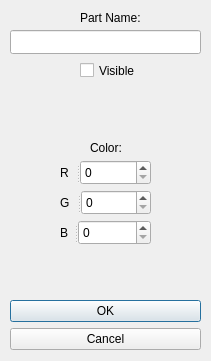
<?xml version="1.0" encoding="UTF-8"?>
<ui version="4.0">
 <class>OptionDialog</class>
 <widget class="QDialog" name="OptionDialog">
  <property name="geometry">
   <rect>
    <x>0</x>
    <y>0</y>
    <width>211</width>
    <height>361</height>
   </rect>
  </property>
  <property name="windowTitle">
   <string>Dialog</string>
  </property>
  <widget class="QDialogButtonBox" name="buttonBox">
   <property name="geometry">
    <rect>
     <x>10</x>
     <y>300</y>
     <width>191</width>
     <height>261</height>
    </rect>
   </property>
   <property name="orientation">
    <enum>Qt::Orientation::Vertical</enum>
   </property>
   <property name="standardButtons">
    <set>QDialogButtonBox::StandardButton::Cancel|QDialogButtonBox::StandardButton::Ok</set>
   </property>
  </widget>
  <widget class="QLineEdit" name="lineEdit">
   <property name="geometry">
    <rect>
     <x>10</x>
     <y>30</y>
     <width>191</width>
     <height>24</height>
    </rect>
   </property>
  </widget>
  <widget class="QLabel" name="label">
   <property name="geometry">
    <rect>
     <x>80</x>
     <y>10</y>
     <width>71</width>
     <height>16</height>
    </rect>
   </property>
   <property name="text">
    <string>Part Name:</string>
   </property>
  </widget>
  <widget class="QLabel" name="label_2">
   <property name="geometry">
    <rect>
     <x>90</x>
     <y>140</y>
     <width>71</width>
     <height>16</height>
    </rect>
   </property>
   <property name="text">
    <string>Color:</string>
   </property>
  </widget>
  <widget class="QCheckBox" name="checkBoxVisible">
   <property name="geometry">
    <rect>
     <x>80</x>
     <y>60</y>
     <width>76</width>
     <height>21</height>
    </rect>
   </property>
   <property name="text">
    <string>Visible</string>
   </property>
  </widget>
  <widget class="QSplitter" name="splitter">
   <property name="geometry">
    <rect>
     <x>60</x>
     <y>160</y>
     <width>91</width>
     <height>25</height>
    </rect>
   </property>
   <property name="orientation">
    <enum>Qt::Orientation::Horizontal</enum>
   </property>
   <widget class="QLabel" name="label_3">
    <property name="text">
     <string>R</string>
    </property>
   </widget>
   <widget class="QSpinBox" name="spinBoxR"/>
  </widget>
  <widget class="QSplitter" name="splitter_2">
   <property name="geometry">
    <rect>
     <x>60</x>
     <y>190</y>
     <width>91</width>
     <height>25</height>
    </rect>
   </property>
   <property name="orientation">
    <enum>Qt::Orientation::Horizontal</enum>
   </property>
   <widget class="QLabel" name="label_4">
    <property name="text">
     <string>G</string>
    </property>
   </widget>
   <widget class="QSpinBox" name="spinBoxG"/>
  </widget>
  <widget class="QSplitter" name="splitter_3">
   <property name="geometry">
    <rect>
     <x>60</x>
     <y>220</y>
     <width>91</width>
     <height>25</height>
    </rect>
   </property>
   <property name="orientation">
    <enum>Qt::Orientation::Horizontal</enum>
   </property>
   <widget class="QLabel" name="label_5">
    <property name="text">
     <string>B</string>
    </property>
   </widget>
   <widget class="QSpinBox" name="spinBoxB"/>
  </widget>
  <zorder>label_3</zorder>
  <zorder>buttonBox</zorder>
  <zorder>lineEdit</zorder>
  <zorder>label</zorder>
  <zorder>spinBoxR</zorder>
  <zorder>label_2</zorder>
  <zorder>spinBoxG</zorder>
  <zorder>spinBoxB</zorder>
  <zorder>label_3</zorder>
  <zorder>label_4</zorder>
  <zorder>label_5</zorder>
  <zorder>checkBoxVisible</zorder>
  <zorder>spinBoxR</zorder>
  <zorder>spinBoxG</zorder>
  <zorder>spinBoxB</zorder>
  <zorder>label_4</zorder>
  <zorder>label_5</zorder>
 </widget>
 <resources/>
 <connections>
  <connection>
   <sender>buttonBox</sender>
   <signal>accepted()</signal>
   <receiver>OptionDialog</receiver>
   <slot>accept()</slot>
   <hints>
    <hint type="sourcelabel">
     <x>248</x>
     <y>254</y>
    </hint>
    <hint type="destinationlabel">
     <x>157</x>
     <y>274</y>
    </hint>
   </hints>
  </connection>
  <connection>
   <sender>buttonBox</sender>
   <signal>rejected()</signal>
   <receiver>OptionDialog</receiver>
   <slot>reject()</slot>
   <hints>
    <hint type="sourcelabel">
     <x>316</x>
     <y>260</y>
    </hint>
    <hint type="destinationlabel">
     <x>286</x>
     <y>274</y>
    </hint>
   </hints>
  </connection>
 </connections>
</ui>
